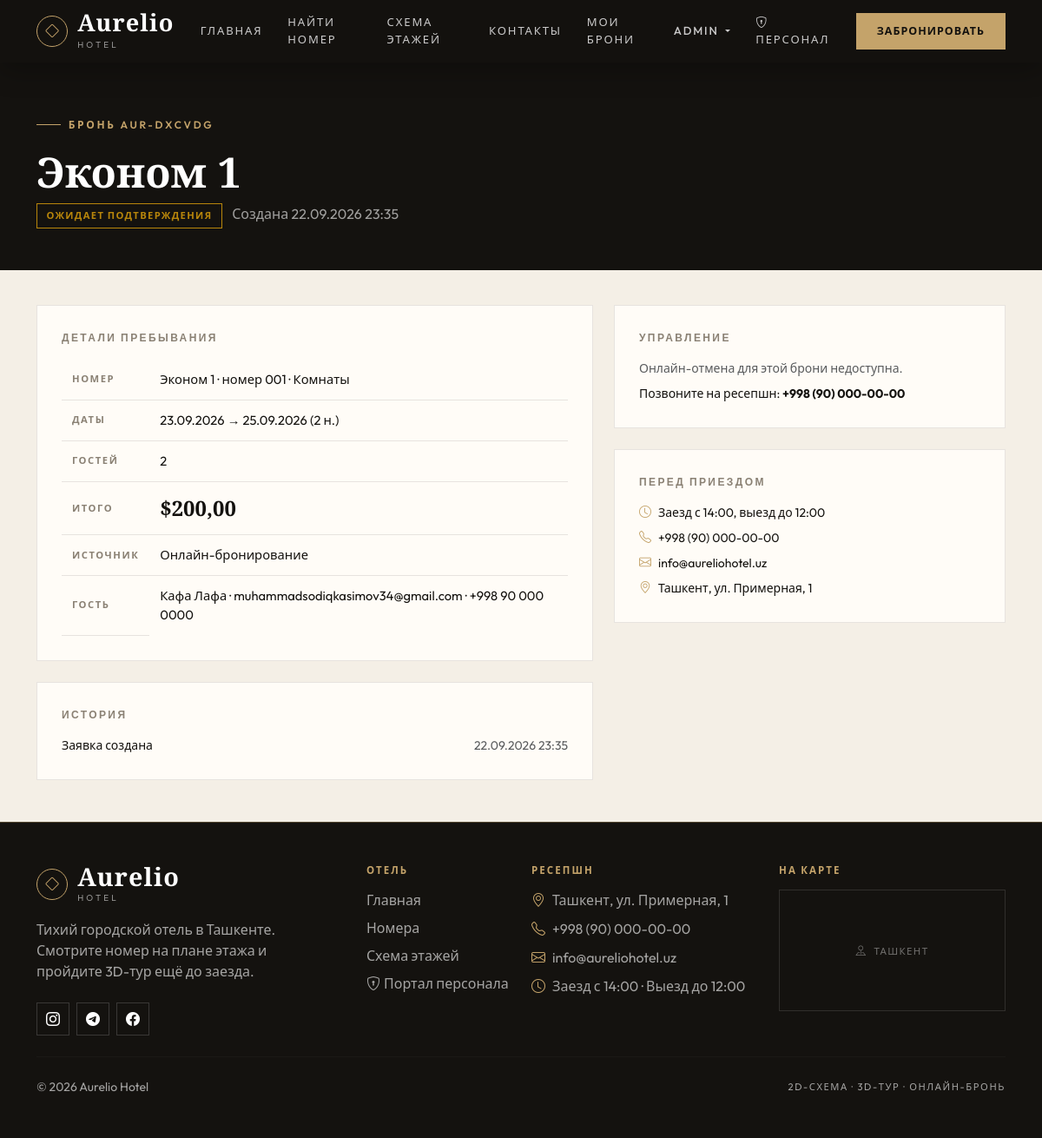
The app's page /bookings/AUR-DXCVDG/ (signed in), older data.
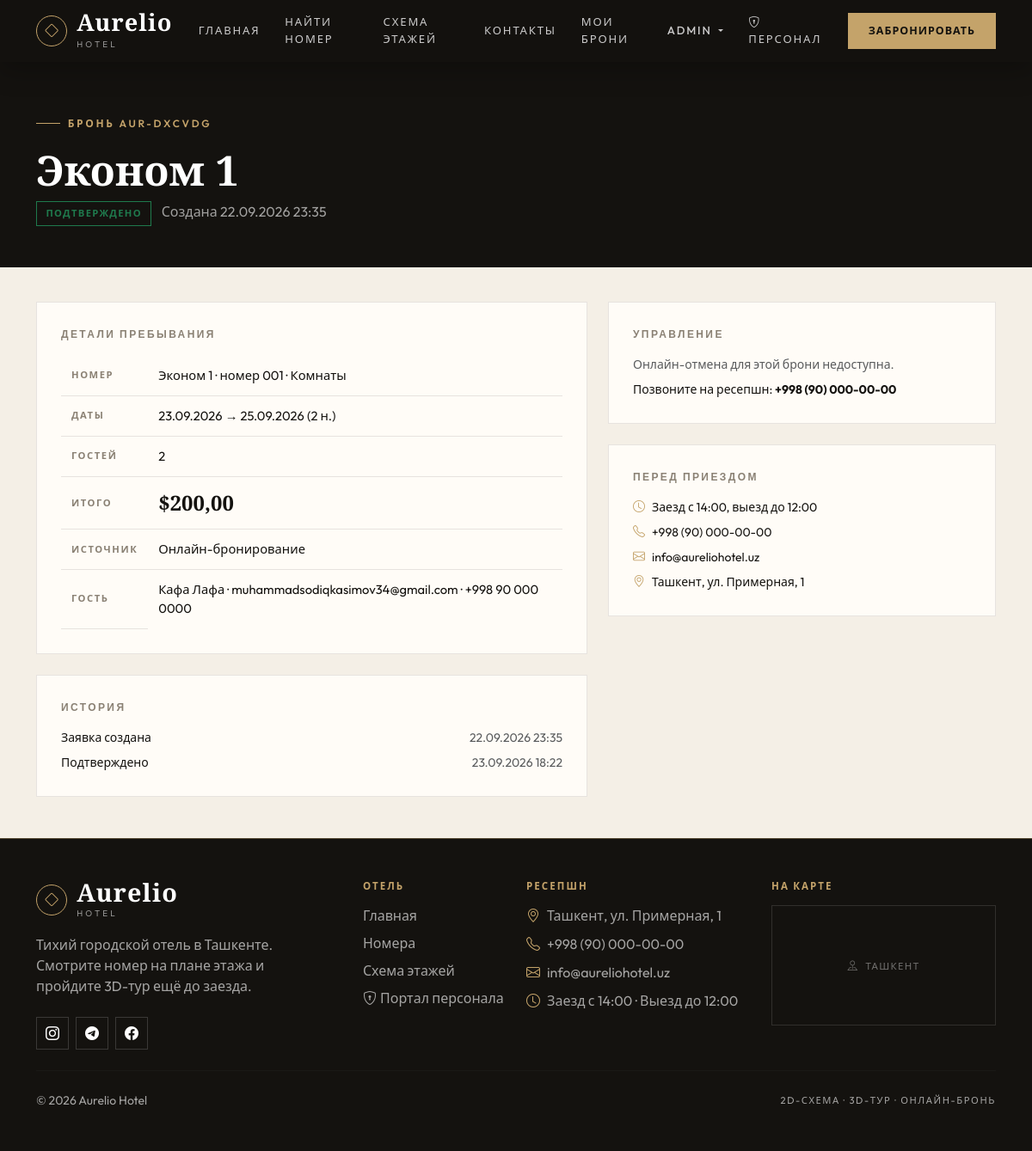
The same page, newer data.
### bookings/models.py (models this page shows, shortened)
class Booking(models.Model):
    STATUS_PENDING = 'pending'
    STATUS_CONFIRMED = 'confirmed'
    STATUS_CHECKED_IN = 'checked_in'
    STATUS_CHECKED_OUT = 'checked_out'
    STATUS_CANCELLED = 'cancelled'
    STATUS_NO_SHOW = 'no_show'
    STATUS_CHOICES = [
        (STATUS_PENDING, 'Ожидает подтверждения'),
        (STATUS_CONFIRMED, 'Подтверждено'),
        (STATUS_CHECKED_IN, 'Гость заселён'),
        (STATUS_CHECKED_OUT, 'Выезд завершён'),
        (STATUS_CANCELLED, 'Отменено'),
        (STATUS_NO_SHOW, 'Гость не приехал'),
    ]
    ACTIVE_STATUSES = (STATUS_PENDING, STATUS_CONFIRMED, STATUS_CHECKED_IN)
    STAFF_TRANSITIONS = {
        STATUS_PENDING: [STATUS_CONFIRMED, STATUS_CANCELLED, STATUS_NO_SHOW],
        STATUS_CONFIRMED: [STATUS_CHECKED_IN, STATUS_CANCELLED, STATUS_NO_SHOW],
        STATUS_CHECKED_IN: [STATUS_CHECKED_OUT],
        STATUS_CHECKED_OUT: [],
        STATUS_CANCELLED: [],
        STATUS_NO_SHOW: [STATUS_CONFIRMED, STATUS_CANCELLED],
    }
    SOURCE_CHOICES = [
        ('site', 'Онлайн-бронирование'),
        ('desk', 'Стойка регистрации'),
    ]
    code = models.CharField(
        max_length=12,
        unique=True,
        editable=False,
        default=generate_booking_code,
        verbose_name="Код брони",
    )
    user = models.ForeignKey(
        User,
        on_delete=models.SET_NULL,
        null=True,
        blank=True,
        related_name='bookings',
        verbose_name="Клиент",
    )
    room = models.ForeignKey(
        Room, on_delete=models.CASCADE, related_name='bookings', verbose_name="Номер"
    )
    check_in = models.DateField(verbose_name="Дата заезда")
    check_out = models.DateField(verbose_name="Дата выезда")
    guests = models.PositiveSmallIntegerField(
        default=1, validators=[MinValueValidator(1)], verbose_name="Количество гостей"
    )
    guest_name = models.CharField(max_length=120, verbose_name="Имя гостя")
    guest_email = models.EmailField(verbose_name="E-mail гостя")
    guest_phone = models.CharField(max_length=30, blank=True, verbose_name="Телефон гостя")
    special_requests = models.TextField(blank=True, verbose_name="Пожелания")
    is_paid = models.BooleanField(default=False, verbose_name="Оплачено")
    payment_id = models.CharField(max_length=255, blank=True, null=True, verbose_name="ID платежа (Payme/Click/Stripe)")
    total_price = models.DecimalField(
        max_digits=10, decimal_places=2, blank=True, null=True, verbose_name="Итоговая сумма"
    )
    status = models.CharField(
        max_length=20, choices=STATUS_CHOICES, default=STATUS_PENDING, verbose_name="Статус"
    )
    source = models.CharField(
        max_length=10, choices=SOURCE_CHOICES, default='site', verbose_name="Источник"
    )
    created_at = models.DateTimeField(auto_now_add=True, verbose_name="Дата создания")
    updated_at = models.DateTimeField(auto_now=True, verbose_name="Обновлено")
    status_changed_at = models.DateTimeField(null=True, blank=True, verbose_name="Статус изменён")
    class Meta:
        verbose_name = "Бронирование"
        verbose_name_plural = "Бронирования"
        ordering = ('-created_at',)
        constraints = [
            models.CheckConstraint(
                **{('condition' if django.VERSION >= (5, 1) else 'check'): Q(check_out__gt=F('check_in'))},
                name='booking_check_out_after_check_in',
            ),
        ]
        indexes = [
            models.Index(fields=['room', 'check_in', 'check_out']),
            models.Index(fields=['status']),
        ]
    def __init__(self, *args, **kwargs):
        super().__init__(*args, **kwargs)
        self._original_status = self.status
    @property
    def nights(self):
        if not self.check_in or not self.check_out:
            return 0
        return max((self.check_out - self.check_in).days, 0)
    @property
    def is_cancellable(self):
        return (
            self.status in (self.STATUS_PENDING, self.STATUS_CONFIRMED)
            and self.check_in > timezone.localdate()
        )
    @property
    def status_css(self):
        return {
            self.STATUS_PENDING: 'status-pending',
            self.STATUS_CONFIRMED: 'status-confirmed',
            self.STATUS_CHECKED_IN: 'status-in',
            self.STATUS_CHECKED_OUT: 'status-out',
            self.STATUS_CANCELLED: 'status-cancelled',
            self.STATUS_NO_SHOW: 'status-noshow',
        }.get(self.status, 'status-pending')

### rooms/models.py (models this page shows, shortened)
class Room(models.Model):
    HOUSEKEEPING_CHOICES = [
        ('clean', 'Чисто'),
        ('dirty', 'Требует уборки'),
        ('inspected', 'Проверено менеджером'),
        ('out_of_service', 'Вне эксплуатации'),
    ]
    floor = models.ForeignKey(
        Floor,
        on_delete=models.CASCADE,
        related_name='rooms',
        null=True,
        blank=True,
        verbose_name="Этаж"
    )
    room_number = models.CharField(
        max_length=10, blank=True, verbose_name="Номер комнаты", help_text="Например, 201"
    )
    title = models.CharField(max_length=200, verbose_name="Название номера")
    description = models.TextField(verbose_name="Описание")
    image = models.ImageField(upload_to='rooms/', blank=True, null=True, verbose_name="Фото номера")
    price_per_night = models.DecimalField(max_digits=10, decimal_places=2, verbose_name="Цена за ночь ($)")
    capacity = models.IntegerField(default=2, verbose_name="Вместимость (чел)")
    amenities = models.ManyToManyField(Amenity, blank=True, related_name='rooms', verbose_name="Удобства")
    homebyme_embed_url = models.URLField(blank=True, null=True, verbose_name="Ссылка на 3D-тур HomeByMe")
    model_3d = models.FileField(upload_to='rooms_3d/', blank=True, null=True, verbose_name="3D-модель номера (.glb)")
    x_pos = models.IntegerField(default=50, verbose_name="Позиция X (%)")
    y_pos = models.IntegerField(default=50, verbose_name="Позиция Y (%)")
    is_active = models.BooleanField(default=True, verbose_name="Доступен для бронирования")
    housekeeping = models.CharField(
        max_length=20, choices=HOUSEKEEPING_CHOICES, default='clean', verbose_name="Статус уборки"
    )
    class Meta:
        verbose_name = "Номер"
        verbose_name_plural = "Номера"
        ordering = ('room_number', 'title')
    @property
    def display_number(self):
        return self.room_number or f"{self.pk:03d}"

class Floor(models.Model):
    number = models.IntegerField(unique=True, verbose_name="Номер этажа")
    title = models.CharField(max_length=100, verbose_name="Название этажа")
    plan_image = models.ImageField(upload_to='floors/', blank=True, null=True, verbose_name="2D-схема этажа")
    class Meta:
        verbose_name = "Этаж"
        verbose_name_plural = "Этажи"
        ordering = ['number']

### bookings/views.py (the view)
# urls.py: path('<str:code>/', views.booking_detail, name='booking_detail'),
def booking_detail(request, code):
    booking = _get_booking_or_none(request, code)
    if booking is None:
        messages.warning(request, "Бронь не найдена. Проверьте код брони и e-mail.")
        return redirect('bookings:booking_lookup')
    history = [(booking.created_at, "Заявка создана")]
    if booking.status != Booking.STATUS_PENDING and booking.status_changed_at:
        history.append((booking.status_changed_at, booking.get_status_display()))
    context = {
        'booking': booking,
        'history': history,
        'can_cancel': booking.is_cancellable,
        'currency': CURRENCY,
    }
    return render(request, 'bookings/booking_detail.html', context)

### bookings/views.py (called while the page is built)
def _can_view(request, booking):
    if is_staff_member(request.user):
        return True
    if booking.user_id and request.user.is_authenticated and booking.user_id == request.user.id:
        return True
    return booking.code in request.session.get('booking_codes', [])

def _get_booking_or_none(request, code):
    booking = (
        Booking.objects.select_related('room', 'room__floor', 'user')
        .filter(code=(code or '').strip().upper())
        .first()
    )
    if booking and _can_view(request, booking):
        return booking
    return None

### staff/context_processors.py (called while the page is built)
def staff_status(request):
    user = getattr(request, 'user', None)
    staff_member = is_staff_member(user) if user else False
    profile = get_staff_profile(user) if staff_member else None
    return {
        'is_staff_member': staff_member,
        'staff_profile': profile,
        'can_manage_bookings': bool(profile and profile.can_manage_bookings) or bool(
            user and user.is_superuser
        ),
    }

### templates/bookings/booking_detail.html (shortened to what this page needs)
{% extends 'base.html' %}
{% block content %}
<section class="page-band">
  <div class="container">
    <span class="hero-eyebrow">Бронь {{ booking.code }}</span>
    <h1 class="mt-3">{{ booking.room.title }}</h1>
    <p>
      <span class="status-chip {{ booking.status_css }}">{{ booking.get_status_display }}</span>
      <span class="ms-2">Создана {{ booking.created_at|date:"d.m.Y H:i" }}</span>
    </p>
  </div>
</section>
<div class="container pb-5">
  <div class="row g-4">
    <div class="col-lg-7">
      <div class="panel-card mb-4">
        <div class="panel-title">Детали пребывания</div>
        <table class="data-table">
          <tbody>
            <tr><th>Номер</th><td>{{ booking.room.title }} · номер {{ booking.room.display_number }}{% if booking.room.floor %} · {{ booking.room.floor.title }}{% endif %}</td></tr>
            <tr><th>Даты</th><td>{{ booking.check_in|date:"d.m.Y" }} → {{ booking.check_out|date:"d.m.Y" }} ({{ booking.nights }} н.)</td></tr>
            <tr><th>Гостей</th><td>{{ booking.guests }}</td></tr>
            <tr><th>Итого</th><td><span class="serif-number fs-4">{{ currency }}{{ booking.total_price }}</span></td></tr>
            <tr><th>Источник</th><td>{{ booking.get_source_display }}</td></tr>
            <tr><th>Гость</th><td>{{ booking.guest_name }} · {{ booking.guest_email }}{% if booking.guest_phone %} · {{ booking.guest_phone }}{% endif %}</td></tr>
          </tbody>
        </table>
      </div>
      <div class="panel-card">
        <div class="panel-title">История</div>
        <ul class="list-unstyled mb-0 small d-flex flex-column gap-2">
          {% for moment, label in history %}
            <li class="d-flex justify-content-between gap-3">
              <span>{{ label }}</span>
              <span class="text-muted">{{ moment|date:"d.m.Y H:i" }}</span>
            </li>
          {% endfor %}
        </ul>
      </div>
    </div>
    <div class="col-lg-5">
      <div class="panel-card mb-4">
        <div class="panel-title">Управление</div>
        {% if can_cancel %}
          <p class="small text-muted">Отмена бесплатна: до заезда ещё больше 24 часов.</p>
          <form method="post" action="{% url 'bookings:booking_cancel' booking.code %}">
            {% csrf_token %}
            <button type="submit" class="btn btn-outline-copper w-100"
                    onclick="return confirm('Отменить бронь {{ booking.code }}?');">
              Отменить бронь
            </button>
          </form>
        {% else %}
          <p class="small text-muted mb-2">Онлайн-отмена для этой брони недоступна.</p>
          <p class="small mb-0">Позвоните на ресепшн: <strong>+998 (90) 000-00-00</strong></p>
        {% endif %}
      </div>
      <div class="panel-card mb-4">
        <div class="panel-title">Перед приездом</div>
        <ul class="list-unstyled small mb-0 d-flex flex-column gap-2">
          <li><i class="bi bi-clock me-2" style="color: var(--gold);"></i>Заезд с 14:00, выезд до 12:00</li>
          <li><i class="bi bi-telephone me-2" style="color: var(--gold);"></i>+998 (90) 000-00-00</li>
          <li><i class="bi bi-envelope me-2" style="color: var(--gold);"></i>info@aureliohotel.uz</li>
          <li><i class="bi bi-geo-alt me-2" style="color: var(--gold);"></i>Ташкент, ул. Примерная, 1</li>
        </ul>
      </div>
    </div>
  </div>
</div>
{% endblock %}

Row changes from the older to the newer data that the page shows:
changed Booking "Онлайн-бронирование": status "ОЖИДАЕТ ПОДТВЕРЖДЕНИЯ" → "ПОДТВЕРЖДЕНО"
Text that changed along with them:
new list line: "Подтверждено"
new list line: "23.09.2026 18:22"
